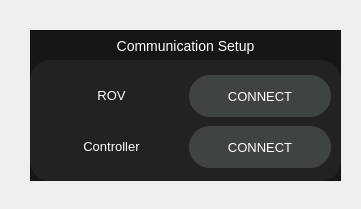
<?xml version="1.0" encoding="UTF-8"?>
<ui version="4.0">
 <class>Form</class>
 <widget class="QWidget" name="Form">
  <property name="geometry">
   <rect>
    <x>0</x>
    <y>0</y>
    <width>361</width>
    <height>209</height>
   </rect>
  </property>
  <property name="windowTitle">
   <string>Form</string>
  </property>
  <widget class="QWidget" name="com_setup_widget" native="true">
   <property name="geometry">
    <rect>
     <x>30</x>
     <y>30</y>
     <width>311</width>
     <height>151</height>
    </rect>
   </property>
   <widget class="QFrame" name="com_setup">
    <property name="geometry">
     <rect>
      <x>0</x>
      <y>0</y>
      <width>311</width>
      <height>151</height>
     </rect>
    </property>
    <property name="styleSheet">
     <string notr="true">QFrame#com_setup{
background-color:	rgba(22,22,22,255);
}</string>
    </property>
    <property name="frameShape">
     <enum>QFrame::StyledPanel</enum>
    </property>
    <property name="frameShadow">
     <enum>QFrame::Raised</enum>
    </property>
    <widget class="QLabel" name="label_cameras">
     <property name="geometry">
      <rect>
       <x>80</x>
       <y>0</y>
       <width>151</width>
       <height>31</height>
      </rect>
     </property>
     <property name="styleSheet">
      <string notr="true">color:White;
font-size: 14px;</string>
     </property>
     <property name="text">
      <string>Communication Setup</string>
     </property>
     <property name="alignment">
      <set>Qt::AlignCenter</set>
     </property>
    </widget>
    <widget class="QFrame" name="frame_com_setup">
     <property name="geometry">
      <rect>
       <x>0</x>
       <y>30</y>
       <width>311</width>
       <height>121</height>
      </rect>
     </property>
     <property name="styleSheet">
      <string notr="true">QFrame#frame_com_setup {
background-color: rgba(34,34,34,255);
border-radius: 20px;
}
QPushButton {
background-color: rgba(63,67,66,255);
border-radius: 21px;
color: rgb(255, 255, 255);
font-size: 13px;
width: 100px;
height: 42px;
}
QPushButton:hover{
background-color: rgba(17, 120, 223, 200);
}
QPushButton:pressed{
background-color: rgba(17, 120, 223, 128)
}
QLabel{
color: White;
font-size: 13px;
}</string>
     </property>
     <property name="frameShape">
      <enum>QFrame::StyledPanel</enum>
     </property>
     <property name="frameShadow">
      <enum>QFrame::Raised</enum>
     </property>
     <widget class="QWidget" name="gridLayoutWidget">
      <property name="geometry">
       <rect>
        <x>10</x>
        <y>12</y>
        <width>291</width>
        <height>101</height>
       </rect>
      </property>
      <layout class="QGridLayout" name="gridLayout">
       <item row="1" column="1">
        <widget class="QPushButton" name="btn_connect_controller">
         <property name="text">
          <string>CONNECT</string>
         </property>
        </widget>
       </item>
       <item row="1" column="0">
        <widget class="QLabel" name="label_controller">
         <property name="sizePolicy">
          <sizepolicy hsizetype="Ignored" vsizetype="Fixed">
           <horstretch>0</horstretch>
           <verstretch>0</verstretch>
          </sizepolicy>
         </property>
         <property name="styleSheet">
          <string notr="true"/>
         </property>
         <property name="text">
          <string>Controller</string>
         </property>
         <property name="alignment">
          <set>Qt::AlignBottom|Qt::AlignHCenter</set>
         </property>
        </widget>
       </item>
       <item row="0" column="1">
        <widget class="QPushButton" name="btn_connect_rov">
         <property name="styleSheet">
          <string notr="true"/>
         </property>
         <property name="text">
          <string>CONNECT</string>
         </property>
        </widget>
       </item>
       <item row="0" column="0">
        <widget class="QLabel" name="label_rov">
         <property name="sizePolicy">
          <sizepolicy hsizetype="Ignored" vsizetype="Fixed">
           <horstretch>0</horstretch>
           <verstretch>0</verstretch>
          </sizepolicy>
         </property>
         <property name="styleSheet">
          <string notr="true"/>
         </property>
         <property name="text">
          <string>ROV</string>
         </property>
         <property name="alignment">
          <set>Qt::AlignBottom|Qt::AlignHCenter</set>
         </property>
        </widget>
       </item>
      </layout>
     </widget>
    </widget>
   </widget>
  </widget>
 </widget>
 <resources/>
 <connections/>
</ui>
